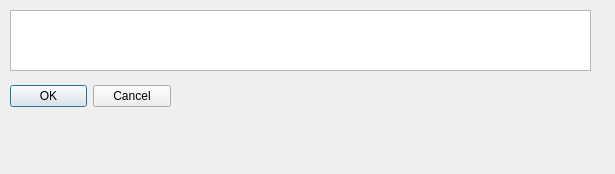
<?xml version="1.0" encoding="UTF-8"?>
<ui version="4.0">
 <class>Dialog</class>
 <widget class="QDialog" name="Dialog">
  <property name="geometry">
   <rect>
    <x>0</x>
    <y>0</y>
    <width>615</width>
    <height>174</height>
   </rect>
  </property>
  <property name="windowTitle">
   <string>Dialog</string>
  </property>
  <widget class="QDialogButtonBox" name="buttonBox">
   <property name="geometry">
    <rect>
     <x>10</x>
     <y>80</y>
     <width>161</width>
     <height>32</height>
    </rect>
   </property>
   <property name="orientation">
    <enum>Qt::Horizontal</enum>
   </property>
   <property name="standardButtons">
    <set>QDialogButtonBox::Cancel|QDialogButtonBox::Ok</set>
   </property>
  </widget>
  <widget class="QTableWidget" name="tableWidget">
   <property name="geometry">
    <rect>
     <x>10</x>
     <y>10</y>
     <width>581</width>
     <height>61</height>
    </rect>
   </property>
  </widget>
 </widget>
 <resources/>
 <connections>
  <connection>
   <sender>buttonBox</sender>
   <signal>accepted()</signal>
   <receiver>Dialog</receiver>
   <slot>accept()</slot>
   <hints>
    <hint type="sourcelabel">
     <x>248</x>
     <y>254</y>
    </hint>
    <hint type="destinationlabel">
     <x>157</x>
     <y>274</y>
    </hint>
   </hints>
  </connection>
  <connection>
   <sender>buttonBox</sender>
   <signal>rejected()</signal>
   <receiver>Dialog</receiver>
   <slot>reject()</slot>
   <hints>
    <hint type="sourcelabel">
     <x>316</x>
     <y>260</y>
    </hint>
    <hint type="destinationlabel">
     <x>286</x>
     <y>274</y>
    </hint>
   </hints>
  </connection>
 </connections>
</ui>
